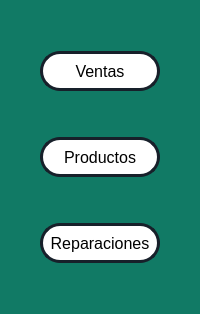
             <widget class="QFrame" name="frame_options">
              <property name="minimumSize">
               <size>
                <width>200</width>
                <height>0</height>
               </size>
              </property>
              <property name="maximumSize">
               <size>
                <width>200</width>
                <height>16777215</height>
               </size>
              </property>
              <property name="styleSheet">
               <string notr="true">QFrame{
background-color:#117A65;
border-radius:20px solid;
}
QPushButton{
font-size:16px;
border:3px solid #17202A;
background-color:rgb(255,255,255);
border-radius: 20px;
}
QPushButton:hover{
background-color:#BB8FCE;
}</string>
              </property>
              <property name="frameShape">
               <enum>QFrame::StyledPanel</enum>
              </property>
              <property name="frameShadow">
               <enum>QFrame::Raised</enum>
              </property>
              <layout class="QVBoxLayout" name="verticalLayout_5">
               <item>
                <layout class="QHBoxLayout" name="horizontalLayout_4">
                 <item>
                  <spacer name="horizontalSpacer_2">
                   <property name="orientation">
                    <enum>Qt::Horizontal</enum>
                   </property>
                   <property name="sizeHint" stdset="0">
                    <size>
                     <width>40</width>
                     <height>20</height>
                    </size>
                   </property>
                  </spacer>
                 </item>
                 <item>
                  <layout class="QVBoxLayout" name="verticalLayout_3">
                   <item>
                    <spacer name="verticalSpacer_6">
                     <property name="orientation">
                      <enum>Qt::Vertical</enum>
                     </property>
                     <property name="sizeHint" stdset="0">
                      <size>
                       <width>20</width>
                       <height>40</height>
                      </size>
                     </property>
                    </spacer>
                   </item>
                   <item>
                    <widget class="QPushButton" name="btn_ventas">
                     <property name="minimumSize">
                      <size>
                       <width>120</width>
                       <height>40</height>
                      </size>
                     </property>
                     <property name="maximumSize">
                      <size>
                       <width>120</width>
                       <height>40</height>
                      </size>
                     </property>
                     <property name="text">
                      <string>Ventas</string>
                     </property>
                    </widget>
                   </item>
                   <item>
                    <spacer name="verticalSpacer_2">
                     <property name="orientation">
                      <enum>Qt::Vertical</enum>
                     </property>
                     <property name="sizeHint" stdset="0">
                      <size>
                       <width>20</width>
                       <height>40</height>
                      </size>
                     </property>
                    </spacer>
                   </item>
                   <item>
                    <widget class="QPushButton" name="btn_prod">
                     <property name="minimumSize">
                      <size>
                       <width>120</width>
                       <height>40</height>
                      </size>
                     </property>
                     <property name="maximumSize">
                      <size>
                       <width>120</width>
                       <height>40</height>
                      </size>
                     </property>
                     <property name="text">
                      <string>Productos</string>
                     </property>
                    </widget>
                   </item>
                   <item>
                    <spacer name="verticalSpacer_3">
                     <property name="orientation">
                      <enum>Qt::Vertical</enum>
                     </property>
                     <property name="sizeHint" stdset="0">
                      <size>
                       <width>20</width>
                       <height>40</height>
                      </size>
                     </property>
                    </spacer>
                   </item>
                   <item>
                    <widget class="QPushButton" name="btn_fix">
                     <property name="minimumSize">
                      <size>
                       <width>120</width>
                       <height>40</height>
                      </size>
                     </property>
                     <property name="maximumSize">
                      <size>
                       <width>120</width>
                       <height>40</height>
                      </size>
                     </property>
                     <property name="text">
                      <string>Reparaciones</string>
                     </property>
                    </widget>
                   </item>
                   <item>
                    <spacer name="verticalSpacer_5">
                     <property name="orientation">
                      <enum>Qt::Vertical</enum>
                     </property>
                     <property name="sizeHint" stdset="0">
                      <size>
                       <width>20</width>
                       <height>40</height>
                      </size>
                     </property>
                    </spacer>
                   </item>
                  </layout>
                 </item>
                 <item>
                  <spacer name="horizontalSpacer_3">
                   <property name="orientation">
                    <enum>Qt::Horizontal</enum>
                   </property>
                   <property name="sizeHint" stdset="0">
                    <size>
                     <width>40</width>
                     <height>20</height>
                    </size>
                   </property>
                  </spacer>
                 </item>
                </layout>
               </item>
              </layout>
             </widget>
